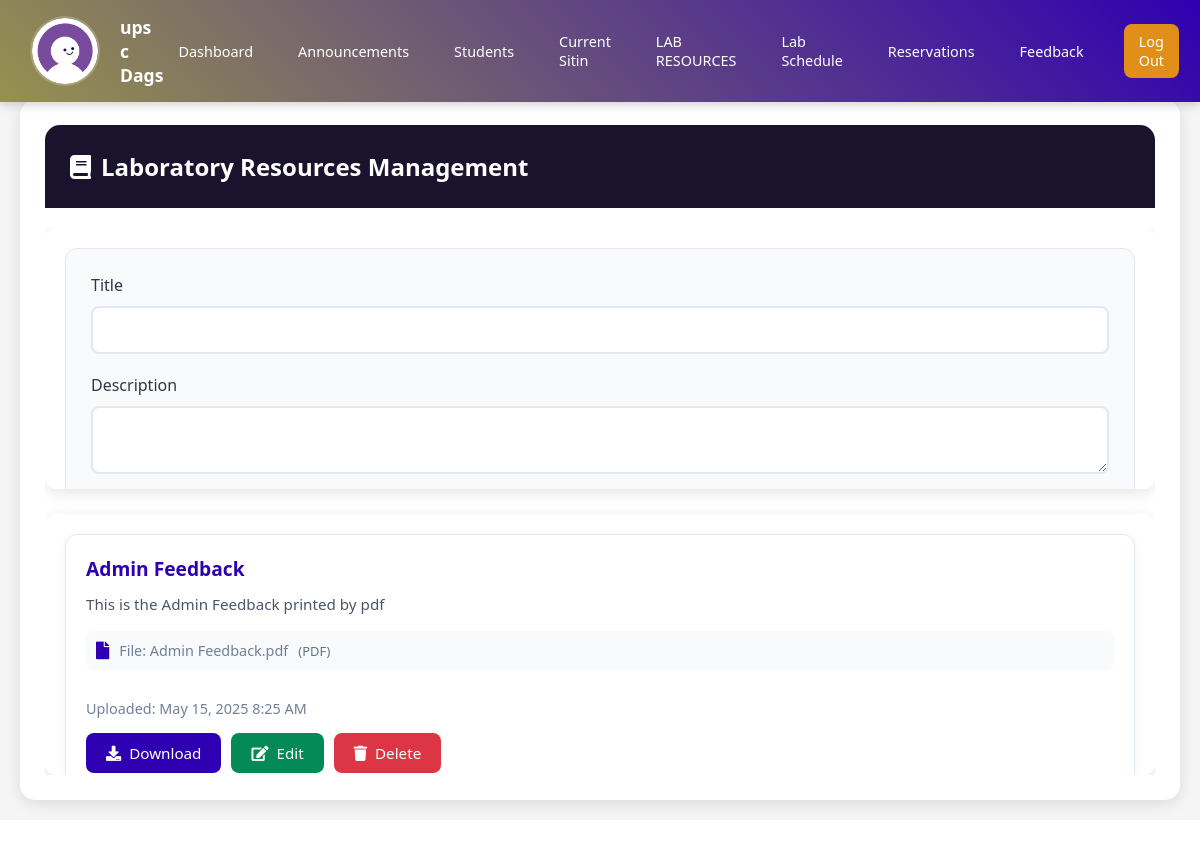
The page /adlabresources.php (signed in) on the database its author committed.
### tables this page shows
CREATE TABLE `user` (
  `IDNO` int(11) NOT NULL,
  `LASTNAME` varchar(255) NOT NULL,
  `FIRSTNAME` varchar(255) NOT NULL,
  `MIDNAME` varchar(255) NOT NULL,
  `COURSE` varchar(255) NOT NULL,
  `YEARLEVEL` int(11) NOT NULL,
  `USERNAME` varchar(255) NOT NULL,
  `PASSWORD` varchar(255) NOT NULL,
  `EMAIL` varchar(255) NOT NULL,
  `PROFILE_PIC` varchar(255) NOT NULL DEFAULT 'default.jpg',
  `REMAINING_SESSIONS` int(30) NOT NULL DEFAULT 30,
  `POINTS` int(11) DEFAULT 0
);

CREATE TABLE `lab_resources` (
  `id` int(11) NOT NULL,
  `title` varchar(255) NOT NULL,
  `description` text DEFAULT NULL,
  `category` varchar(100) NOT NULL,
  `resource_type` varchar(50) NOT NULL,
  `link` text NOT NULL,
  `file_path` varchar(255) DEFAULT NULL,
  `upload_date` datetime NOT NULL,
  `file_name` varchar(255) DEFAULT NULL,
  `file_type` varchar(50) DEFAULT NULL
);

### adlabresources.php (the view, shortened to what this page needs)
<?php
include("connector.php");
$username = $_SESSION['Username'];
$query = "SELECT PROFILE_PIC, FIRSTNAME, MIDNAME, LASTNAME FROM user WHERE USERNAME = ?";
$stmt = $con->prepare($query);
$stmt->bind_param("s", $username);
$stmt->execute();
$result = $stmt->get_result();
if ($result && mysqli_num_rows($result) > 0) {
    $row = mysqli_fetch_assoc($result);
    $profile_pic = !empty($row['PROFILE_PIC']) ? htmlspecialchars($row['PROFILE_PIC']) : 'default.jpg';
    $user_name = htmlspecialchars($row['FIRSTNAME'] . ' ' . $row['MIDNAME'] . ' ' . $row['LASTNAME']);
} else {
    $profile_pic = 'default.jpg';
    $user_name = 'Admin';
}
$query = "SELECT * FROM lab_resources ORDER BY upload_date DESC";
$result = mysqli_query($con, $query);
?>
<!DOCTYPE html>
<html lang="en">
<head>
    <link rel="stylesheet" href="https://cdnjs.cloudflare.com/ajax/libs/font-awesome/5.15.3/css/all.min.css">
</head>
<body>
    <div class="top-nav">
        <div class="nav-left">
            <img src="uploads/<?php echo htmlspecialchars($profile_pic); ?>" alt="Profile Picture" onerror="this.src='assets/default.png';">
            <div class="user-name"><?php echo htmlspecialchars($user_name); ?></div>
        </div>
        <div class="nav-right">
            <a href="admindash.php"> Dashboard</a>
            <a href="adannouncement.php"> Announcements</a>
            <a href="liststudent.php"> Students</a>
            <a href="adsitin.php"> Current Sitin</a>
            <a href="adlabresources.php"> LAB RESOURCES</a>
            <a href="adlabsched.php"> Lab Schedule</a>
            <a href="adreservation.php"> Reservations</a>
            <a href="adfeedback.php"> Feedback</a>
            <a href="admindash.php?logout=true" class="logout-button"> Log Out</a>
        </div>
    </div>
    <div class="content">
        <div class="container">
            <div class="resources-header">
                <h1>
                    <i class="fas fa-book"></i>
                    Laboratory Resources Management
                </h1>
            </div>
            <div class="content-wrapper">
                <div class="div1">
                    <div class="resource-form">
                        <form method="POST" enctype="multipart/form-data">
                            <div class="form-group">
                                <label for="title">Title</label>
                                <input type="text" id="title" name="title" required>
                            </div>
                            <div class="form-group">
                                <label for="description">Description</label>
                                <textarea id="description" name="description" required></textarea>
                            </div>
                        </form>
                    </div>
                </div>
                <div class="div2">
                    <div class="resources-list">
                        <?php while ($row = mysqli_fetch_assoc($result)): ?>
                            <div class="resource-card">
                                <div class="resource-info">
                                    <div class="resource-title"><?php echo htmlspecialchars($row['title']); ?></div>
                                    <div class="resource-description"><?php echo htmlspecialchars($row['description']); ?></div>
                                    <div class="resource-meta">
                                        <?php if (!empty($row['file_name'])): ?>
                                            <div class="file-info">
                                                <i class="fas fa-file"></i> File: <?php echo htmlspecialchars($row['file_name']); ?>
                                                <span class="file-type">(<?php echo strtoupper(htmlspecialchars($row['file_type'])); ?>)</span>
                                            </div>
                                        <?php endif; ?>
                                        <br>
                                        Uploaded: <?php echo date('M d, Y g:i A', strtotime($row['upload_date'])); ?>
                                    </div>
                                </div>
                                <div class="resource-actions">
                                    <?php if (!empty($row['file_path'])): ?>
                                        <a href="download_resource.php?id=<?php echo $row['id']; ?>" class="action-btn download-btn" title="Download File">
                                            <i class="fas fa-download"></i> Download
                                        </a>
                                    <?php endif; ?>
                                    <a href="edit_resource.php?id=<?php echo $row['id']; ?>" class="action-btn edit-btn" title="Edit Resource">
                                        <i class="fas fa-edit"></i> Edit
                                    </a>
                                    <a href="?delete=<?php echo $row['id']; ?>" class="action-btn delete-btn" onclick="return confirm('Are you sure you want to delete this resource?')" title="Delete Resource">
                                        <i class="fas fa-trash"></i> Delete
                                    </a>
                                </div>
                            </div>
                        <?php endwhile; ?>
                    </div>
                </div>
            </div>
        </div>
    </div>
</body>
</html>

### adlabresources.php (style rules this page uses)
* { margin: 0; padding: 0; box-sizing: border-box; font-family: 'Segoe UI', Tahoma, Geneva, Verdana, sans-serif; }
html, body { background: white; min-height: 100vh; width: 100%; }
.top-nav { background: linear-gradient(45deg,rgb(150, 145, 79),rgb(47, 0, 177)); padding: 15px 30px; display: flex; justify-content: space-between; align-items: center; box-shadow: 0 2px 10px rgba(0, 0, 0, 0.2); backdrop-filter: blur(10px); position: fixed; top: 0; left: 0; right: 0; z-index: 1000; }
.nav-left { display: flex; align-items: center; gap: 20px; }
.nav-left img { width: 70px; height: 70px; border-radius: 50%; border: 2px solid rgba(255, 255, 255, 0.2); }
.nav-left .user-name { color: white; font-weight: 600; font-size: 1.1rem; }
.nav-right { display: flex; gap: 15px; }
.nav-right a { color: white; text-decoration: none; padding: 8px 15px; border-radius: 8px; transition: all 0.3s; display: flex; align-items: center; gap: 8px; font-size: 0.9rem; }
.nav-right .logout-button { background: rgba(247, 162, 5, 0.88); margin-left: 10px; }
.content { margin-top: 80px; padding: 20px; min-height: calc(100vh - 80px); background: #f5f5f5; width: 100%; }
.container { background: white; border-radius: 15px; padding: 25px; box-shadow: 0 4px 15px rgba(0, 0, 0, 0.1); height: calc(100vh - 100px); overflow: hidden; display: flex; flex-direction: column; }
.resources-header { background: rgb(26, 19, 46); color: white; padding: 25px; display: flex; justify-content: space-between; align-items: center; border-radius: 15px 15px 0 0; }
.resources-header h1 { font-size: 24px; display: flex; align-items: center; gap: 10px; }
.content-wrapper { display: grid; grid-template-columns: 1fr 2fr; gap: 25px; margin-top: 20px; flex: 1; overflow: hidden; }
.div1, .div2 { background: white; border-radius: 12px; padding: 20px; box-shadow: 0 4px 15px rgba(0, 0, 0, 0.1); height: 100%; overflow-y: auto; }
.resource-form { background: #f8fafc; padding: 25px; border-radius: 12px; border: 1px solid #e2e8f0; }
.form-group { margin-bottom: 20px; }
label { display: block; margin-bottom: 10px; color: #2d3748; font-weight: 500; font-size: 1rem; }
input[type="text"], textarea, select { width: 100%; padding: 12px 15px; border: 2px solid #e2e8f0; border-radius: 8px; background: white; transition: all 0.3s ease; font-size: 0.95rem; color: #4a5568; }
.resource-card { background: white; border-radius: 12px; padding: 20px; margin-bottom: 20px; box-shadow: 0 2px 10px rgba(0, 0, 0, 0.05); transition: all 0.3s ease; border: 1px solid #e2e8f0; }
.resource-info { margin-bottom: 15px; }
.resource-title { color: rgb(47, 0, 177); font-size: 1.2rem; font-weight: 600; margin-bottom: 10px; }
.resource-description { color: #4a5568; margin-bottom: 15px; font-size: 0.95rem; line-height: 1.6; }
.resource-meta { font-size: 0.9rem; color: #718096; margin-bottom: 15px; }
.file-info { display: flex; align-items: center; gap: 10px; padding: 10px; background: #f8fafc; border-radius: 8px; margin-bottom: 10px; }
.file-info i { color: rgb(47, 0, 177); font-size: 1.1rem; }
.file-type { color: #64748b; font-size: 0.9em; }
.resource-actions { display: flex; gap: 10px; flex-wrap: wrap; }
.action-btn { display: flex; align-items: center; gap: 8px; padding: 10px 20px; border-radius: 8px; color: white; text-decoration: none; transition: all 0.3s ease; font-size: 0.95rem; font-weight: 500; }
.download-btn { background: rgb(47, 0, 177); }
.edit-btn { background: rgb(3, 138, 86); }
.delete-btn { background: #dc3545; }
@media (max-width: 1200px) { .content-wrapper { grid-template-columns: 1fr; } }
@media (max-width: 1200px) { .div1, .div2 { height: auto; } }

### rows shown on the page
user: PROFILE_PIC (placeholder picture), user_name "ups c Dags"
lab_resources: title "Admin Feedback", description "This is the Admin Feedback printed by pdf", file_name "Admin Feedback.pdf", file_type "PDF", upload_date "May 15, 2025 8:25 AM"
